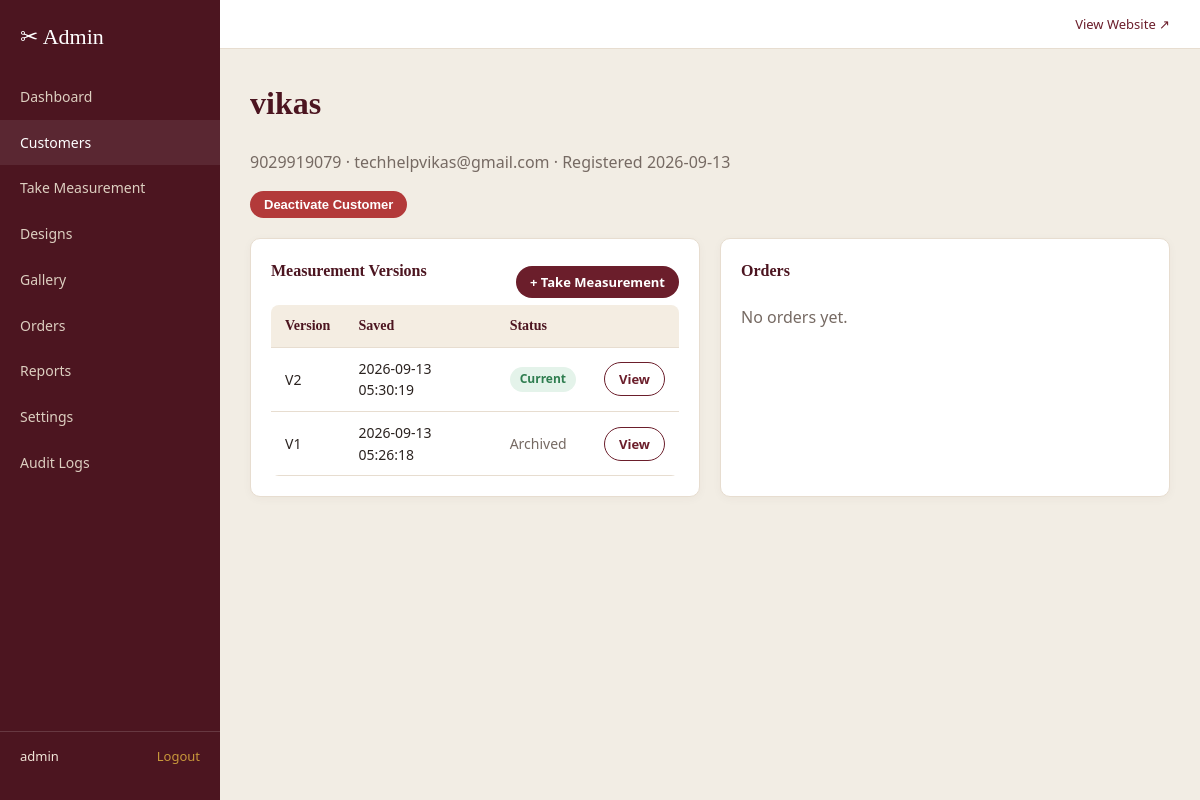
The page /admin/customers/1 (signed in) on the database its author committed.
### tables this page shows
CREATE TABLE customers (
    id              INTEGER PRIMARY KEY AUTOINCREMENT,
    mobile          TEXT NOT NULL UNIQUE,
    password_hash   TEXT NOT NULL,
    name            TEXT,
    email           TEXT,
    address         TEXT,
    is_active       INTEGER NOT NULL DEFAULT 1,
    created_at      TEXT NOT NULL DEFAULT (datetime('now'))
);

CREATE TABLE measurements (
    id              INTEGER PRIMARY KEY AUTOINCREMENT,
    customer_id     INTEGER NOT NULL REFERENCES customers(id),
    version         INTEGER NOT NULL,
    blouse_length   REAL,
    shoulder        REAL,
    bust            REAL,
    waist           REAL,
    armhole         REAL,
    sleeve_length   REAL,
    sleeve_round    REAL,
    neck_front      REAL,
    neck_back       REAL,
    neck_width      REAL,
    neck_depth      REAL,
    other_notes     TEXT,
    is_current      INTEGER NOT NULL DEFAULT 1,
    created_at      TEXT NOT NULL DEFAULT (datetime('now')),
    UNIQUE(customer_id, version)
);

### app/admin.py (the view)
@bp.route("/customers/<int:customer_id>")
@admin_login_required
def customer_detail(customer_id):
    customer = db.query("SELECT * FROM customers WHERE id = ?", (customer_id,), one=True)
    if not customer:
        flash("Customer not found.", "danger")
        return redirect(url_for("admin.customers"))
    orders = db.query(
        """SELECT o.*, d.name as design_name FROM orders o JOIN designs d ON d.id = o.design_id
           WHERE o.customer_id = ? ORDER BY o.created_at DESC""",
        (customer_id,),
    )
    measurements = db.query(
        "SELECT * FROM measurements WHERE customer_id = ? ORDER BY version DESC", (customer_id,)
    )
    return render_template("admin/customer_detail.html", customer=customer, orders=orders,
                            measurements=measurements)

### app/db.py (called while the page is built)
def _connect_sqlite():
    path = current_app.config["SQLITE_PATH"]
    Path(path).parent.mkdir(parents=True, exist_ok=True)
    conn = sqlite3.connect(path)
    conn.row_factory = sqlite3.Row
    conn.execute("PRAGMA foreign_keys = ON")
    return conn

def get_db():
    if "db" not in g:
        engine = current_app.config["DB_ENGINE"]
        g.db = _connect_sqlite() if engine == "sqlite" else _connect_mssql()
        g.db_engine = engine
    return g.db

def _rows_to_dicts(cur, rows):
    columns = [col[0] for col in cur.description]
    return [dict(zip(columns, row)) for row in rows]

def query(sql, params=(), one=False):
    conn = get_db()
    cur = conn.cursor()
    cur.execute(sql, params)
    raw_rows = cur.fetchall()
    rows = _rows_to_dicts(cur, raw_rows)
    cur.close()
    if one:
        return rows[0] if rows else None
    return rows

### app/utils.py (called while the page is built)
def admin_login_required(view):
    @wraps(view)
    def wrapped(*args, **kwargs):
        if not session.get("admin_id"):
            flash("Please login as admin to continue.", "warning")
            return redirect(url_for("auth.admin_login", next=request.path))
        return view(*args, **kwargs)
    return wrapped

### templates/admin/customer_detail.html
{% extends "admin/base.html" %}
{% block content %}
<h1>{{ customer.name or customer.mobile }}</h1>
<p class="muted">{{ customer.mobile }} &middot; {{ customer.email or 'no email' }} &middot; Registered {{ customer.created_at | datestr }}</p>
<form method="post" action="{{ url_for('admin.toggle_customer_active', customer_id=customer.id) }}" style="margin-bottom:20px;">
  {% if customer.is_active %}
    <button class="btn btn-sm btn-danger" type="submit">Deactivate Customer</button>
  {% else %}
    <button class="btn btn-sm" type="submit">Reactivate Customer</button>
  {% endif %}
</form>
<div class="grid grid-2">
  <div class="card">
    <div style="display:flex;justify-content:space-between;align-items:center;">
      <h4 class="mt-0">Measurement Versions</h4>
      <a href="{{ url_for('admin.new_measurement', customer_id=customer.id) }}" class="btn btn-sm">+ Take Measurement</a>
    </div>
    {% if measurements %}
      <table><thead><tr><th>Version</th><th>Saved</th><th>Status</th><th></th></tr></thead><tbody>
      {% for m in measurements %}
        <tr><td>V{{ m.version }}</td><td>{{ m.created_at }}</td>
        <td>{% if m.is_current %}<span class="badge badge-active">Current</span>{% else %}<span class="muted">Archived</span>{% endif %}</td>
        <td><a href="{{ url_for('admin.measurement_detail', customer_id=customer.id, measurement_id=m.id) }}" class="btn btn-sm btn-outline">View</a></td></tr>
      {% endfor %}
      </tbody></table>
    {% else %}<p class="muted">No measurements recorded yet.</p>{% endif %}
  </div>
  <div class="card">
    <h4 class="mt-0">Orders</h4>
    {% if orders %}
      <table><thead><tr><th>Order</th><th>Design</th><th>Status</th></tr></thead><tbody>
      {% for o in orders %}
        <tr><td><a href="{{ url_for('admin.order_detail', order_number=o.order_number) }}">{{ o.order_number }}</a></td>
        <td>{{ o.design_name }}</td><td>{{ o.status.replace('_',' ').title() }}</td></tr>
      {% endfor %}
      </tbody></table>
    {% else %}<p class="muted">No orders yet.</p>{% endif %}
  </div>
</div>
{% endblock %}

### static/css/style.css (style rules this page uses)
:root { --maroon: #6b1e2b; --maroon-dark: #4c1520; --gold: #c8983b; --cream: #faf6f0; --ink: #2b2320; --muted: #766a63; --border: #e7ddd0; --success: #2e7d4f; --danger: #b33a3a; --warning: #a8711f; --info: #2f6a8f; --radius: 10px; }
* { box-sizing: border-box; }
body { margin: 0; font-family: "Segoe UI", "Helvetica Neue", Arial, sans-serif; color: var(--ink); background: var(--cream); line-height: 1.55; }
a { color: var(--maroon); text-decoration: none; }
h1, h2, h3, h4 { font-family: Georgia, "Times New Roman", serif; color: var(--maroon-dark); margin-top: 0; }
p { color: var(--ink); }
.grid { display: grid; gap: 20px; }
.grid-2 { grid-template-columns: repeat(2, 1fr); }
.card { background: #fff; border: 1px solid var(--border); border-radius: var(--radius); padding: 20px; box-shadow: 0 2px 10px rgba(75,40,20,0.04); }
.badge { display: inline-block; padding: 3px 10px; border-radius: 20px; font-size: 12px; font-weight: 600; }
.badge-active, .badge-success, .badge-verified { background: #e4f3ea; color: var(--success); }
.btn { display: inline-block; padding: 10px 20px; border-radius: 24px; border: none; background: var(--maroon); color: #fff; cursor: pointer; font-size: 14px; font-weight: 600; }
.btn-outline { background: transparent; border: 1px solid var(--maroon); color: var(--maroon); }
.btn-sm { padding: 6px 14px; font-size: 13px; }
.btn-danger { background: var(--danger); }
table { width: 100%; border-collapse: collapse; background: #fff; border-radius: 8px; overflow: hidden; }
th, td { text-align: left; padding: 10px 14px; border-bottom: 1px solid var(--border); font-size: 14px; }
th { background: #f4ede2; color: var(--maroon-dark); font-family: Georgia, serif; }
.admin-body { background: #f2ede4; }
.muted { color: var(--muted); }
.mt-0 { margin-top: 0; }

### rows shown on the page
customers: name "vikas", mobile "9029919079", email "techhelpvikas@gmail.com", created_at "2026-09-13"
measurements: version "2", created_at "2026-09-13 05:30:19", is_current "Current"
measurements: version "1", created_at "2026-09-13 05:26:18", is_current "Archived"

### other values the page prints
{{ session.get('admin_username','') }} "admin"
